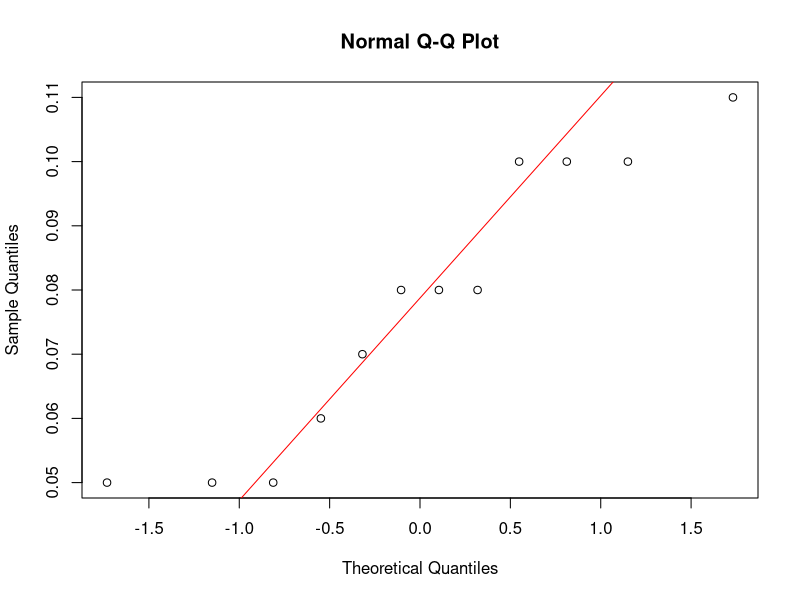
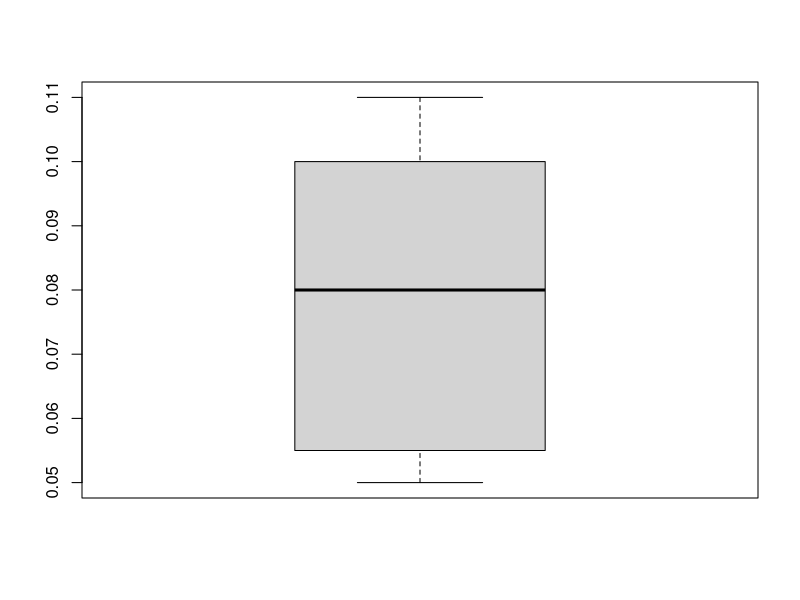

Write the R code that produced these figures, in order.
# Swimmer dataset
df <- data.frame(
  swimmer = 1:12,
  wetsuit = c(1.57, 1.47, 1.42, 1.35, 1.22, 1.75, 1.64, 1.57, 1.56, 1.53, 1.49, 1.51),
  no_wetsuit = c(1.49, 1.37, 1.35, 1.27, 1.12, 1.64, 1.59, 1.52, 1.50, 1.45, 1.44, 1.41),
  diff = c(0.08, 0.10, 0.07, 0.08, 0.10, 0.11, 0.05, 0.05, 0.06, 0.08, 0.05, 0.10)
)

# HATPC:
# assumption - underlying data normality

d <- df$diff # the main data

qqnorm(d)
qqline(d, col = "red")
boxplot(d) # looks normal enough, so proceed with t-test

# test statistic
t_value <- mean(d) / (sd(d) / sqrt(length(d)))
t_value

p_value <- pt(t_value, lower.tail = FALSE, df = 11)
p_value
